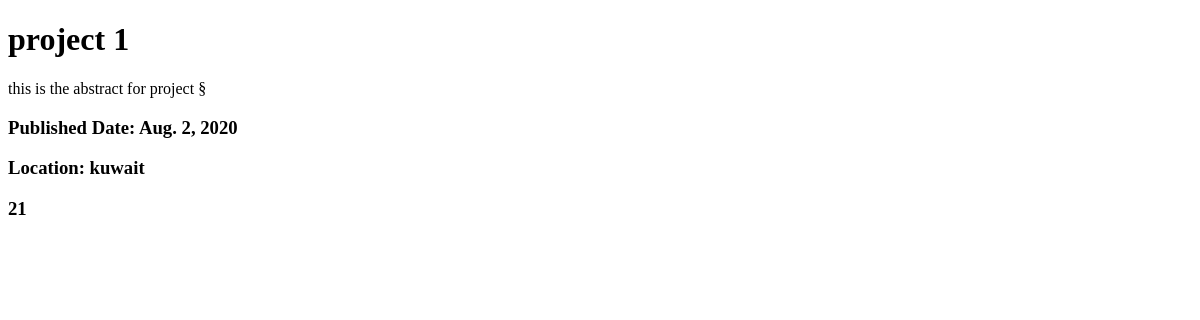
The page /projects/ on the database as committed earlier.
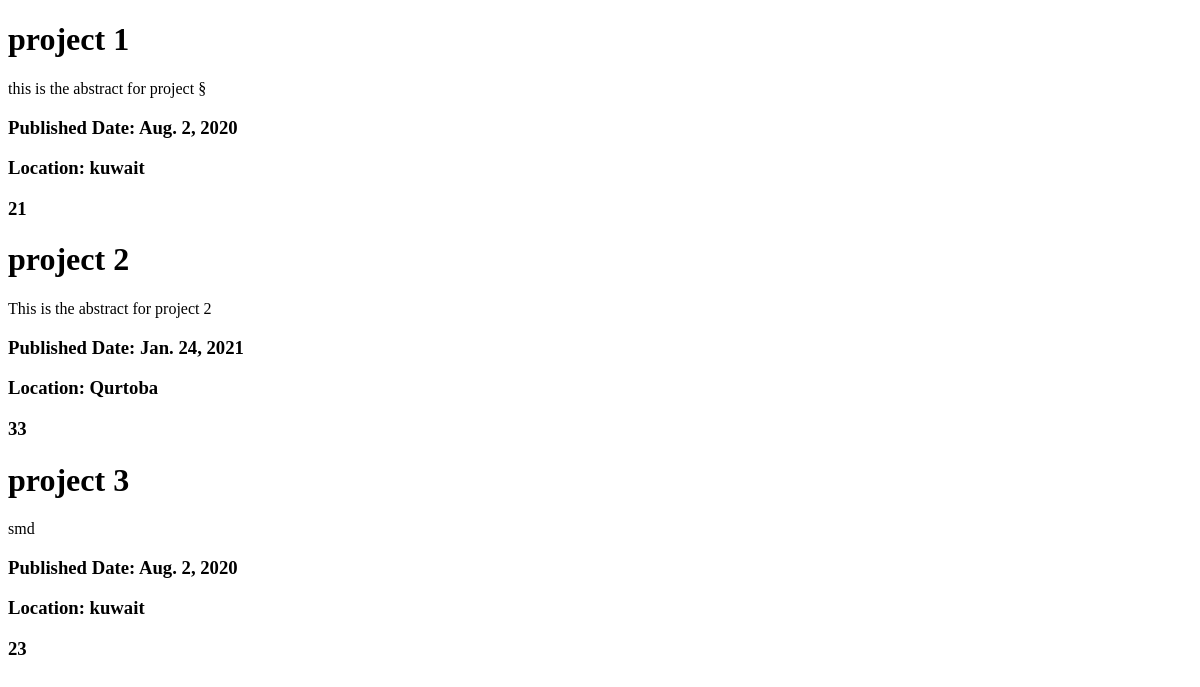
The same page on the database as committed later.
### app/models.py (models this page shows, shortened)
class Project(models.Model):
    title = models.CharField(max_length=254)
    abstract = models.TextField()
    image = models.ImageField(
        upload_to=None, height_field=None, width_field=None, max_length=None)
    date = models.DateField(auto_now=False, auto_now_add=False)
    location = models.CharField(max_length=254)
    number_of_members = models.CharField(max_length=254)
    twitter_thread = models.URLField(max_length=200)
    project_email = models.EmailField(max_length=254)
    project_link = models.URLField(max_length=200)

### app/views.py (the view)
# urls.py: path('projects/', views.project_list, name='project-list'),
def project_list(request):
    context = {
        "projects": Project.objects.all(),
    }
    return render(request, 'projectlist.html', context)

### app/templates/projectlist.html (shortened to what this page needs)
<!DOCTYPE html>
<html lang="en">
  <head>
  </head>
  <body>
    {% for project in projects %}
    <h1>{{project.title}}</h1>
    <p>{{project.abstract}}</p>
    <h3>Published Date: {{project.date}}</h3>
    <h3>Location: {{project.location}}</h3>
    <h3>{{project.number_of_members}}</h3>
    {% comment %} <img src="{{project.image}}" /> {% endcomment %} {% endfor %}
  </body>
</html>

Rows that differ between the two databases and show on the page:
added Project: title "project 2", abstract "This is the abstract for project 2", date "Jan. 24, 2021", location "Qurtoba", number_of_members "33"
added Project: title "project 3", abstract "smd", date "Aug. 2, 2020", location "kuwait", number_of_members "23"
